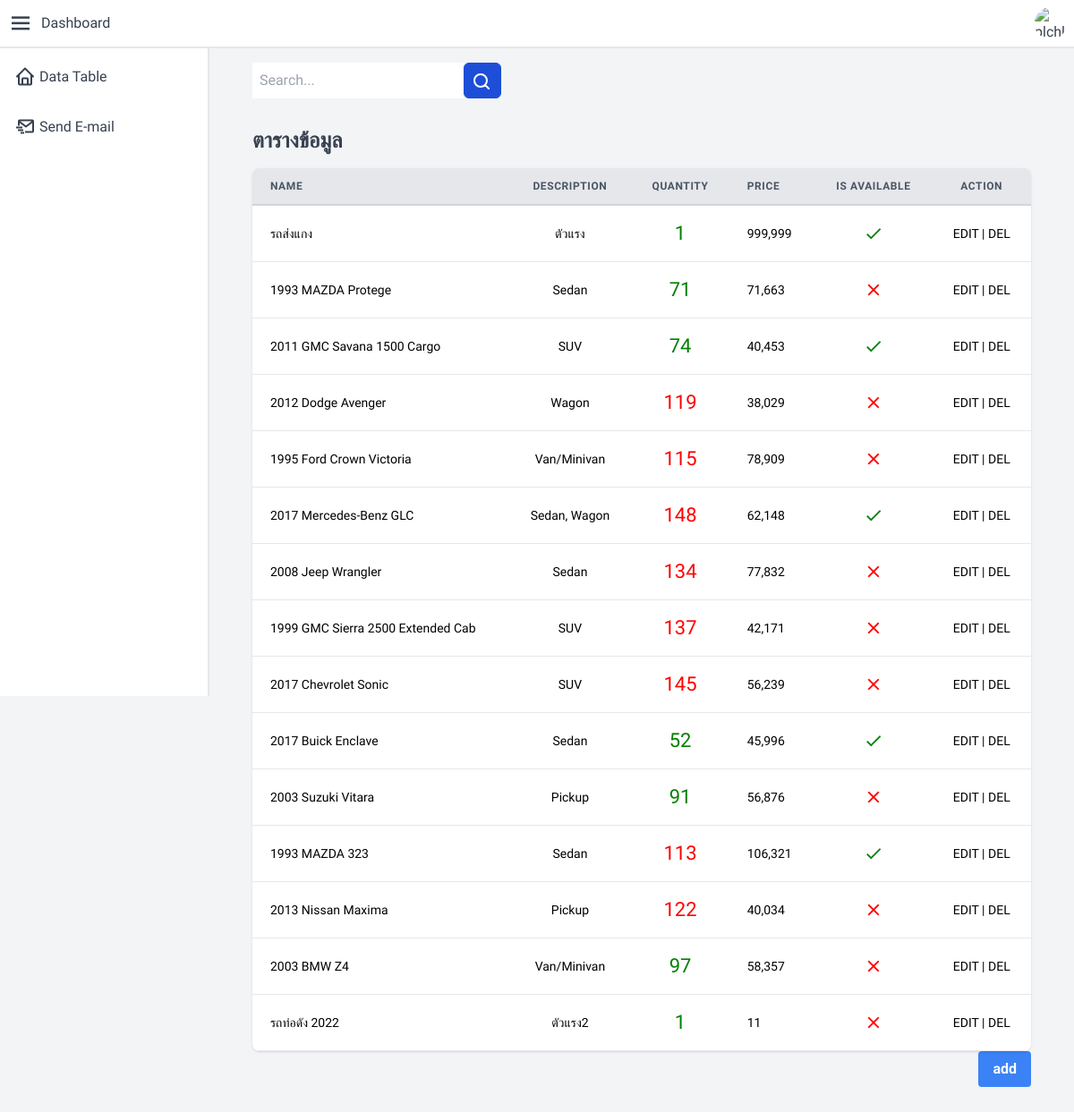
The app's page / (signed in) with its own data.
### product/models.py (models this page shows, shortened)
class Product(models.Model):
    name = models.CharField(max_length= 120)
    description = models.TextField()
    quantity = models.DecimalField(decimal_places=2, max_digits=10000)
    price = models.DecimalField(decimal_places=2, max_digits=10000)
    is_available = models.BooleanField(default=True)

### product/views.py (the view)
# urls.py: path('', product_view),
@login_required(login_url='/staff/login')
def product_view(request):
    query_set = Product.objects.all().values()
    context ={
        "object": query_set
    }
    return render(request, "product/product_view.html", context)

### product/templates/product/product_view.html (shortened to what this page needs)
<head>
</head>
{% extends 'components/base.html' %}
{% block content %}
<div class="container mx-auto px-4 sm:px-8">
    <div class="d-flex inline-flex">
        <input class="p-2 inline-flex items-center" placeholder="Search...">
        <button type=""
            class="p-2 pr-3 text-md text-white bg-blue-700 rounded-md border border-blue-700 hover:bg-blue-800 focus:ring-4 focus:outline-none focus:ring-blue-300 dark:bg-blue-600 dark:hover:bg-blue-700 dark:focus:ring-blue-800">
                <svg
                class="w-5 h-5" fill="none" stroke="currentColor"
                >
                <path stroke-linecap="round" stroke-linejoin="round" stroke-width="2"
                    d="M21 21l-6-6m2-5a7 7 0 11-14 0 7 7 0 0114 0z"></path>
                </svg>
        </button>
    </div>
    <div class="py-8">
        <div>
            <h2 class="text-2xl font-semibold leading-tight">ตารางข้อมูล</h2>
        </div>
        <div class="-mx-4 sm:-mx-8 px-4 sm:px-8 py-4 overflow-x-auto">
            <div class="inline-block min-w-full shadow rounded-lg overflow-hidden">
                <table class="min-w-full leading-normal">
                    <thead>
                        <tr>
                            <th
                                class="px-5 py-3 border-b-2 border-gray-300 bg-gray-200 text-left text-xs font-semibold text-gray-600 uppercase tracking-wider">
                                Name
                            </th>
                            <th
                                class="px-5 py-3 border-b-2 border-gray-300 bg-gray-200 text-center text-xs font-semibold text-gray-600 uppercase tracking-wider">
                                Description
                            </th>
                            <th
                                class="px-5 py-3 border-b-2 border-gray-300 bg-gray-200 text-center text-xs font-semibold text-gray-600 uppercase tracking-wider">
                                Quantity
                            </th>
                            <th
                                class="px-5 py-3 border-b-2 border-gray-300 bg-gray-200 text-left text-xs font-semibold text-gray-600 uppercase tracking-wider">
                                Price
                            </th>
                            <th
                                class="px-5 py-3 border-b-2 border-gray-300 bg-gray-200 text-center text-xs font-semibold text-gray-600 uppercase tracking-wider">
                                Is Available
                            </th>
                            <th
                                class="px-5 py-3 border-b-2 border-gray-300 bg-gray-200 text-center text-xs font-semibold text-gray-600 uppercase tracking-wider">
                                Action
                            </th>
                        </tr>
                    </thead>
                    <tbody>
                        {% for x in object %}
                        <tr>
                            <td class="text-left px-5 py-5 border-b border-gray-200 bg-white text-sm ">
                                {{x.name}}
                            </td>
                            <td class="text-center px-5 py-5 border-b border-gray-200 bg-white text-sm ">
                                {{x.description}}
                            </td>
                            <td class="text-center px-5 py-5 border-b border-gray-200 bg-white text-sm ">
                                <div>
                                    {% if x.quantity <= 100 %} <p style="font-size:22px;color: green">
                                        {{x.quantity|floatformat:'g'}}</p>
                                        {% else %}
                                        <p style="font-size:22px;color: red">{{x.quantity|floatformat:'g'}}</p>
                                        {% endif %}
                                </div>
                            </td>
                            <td class="text-left px-5 py-5 border-b border-gray-200 bg-white text-sm ">
                                {{x.price|floatformat:'g'}}
                            </td>
                            <td class="text-center px-5 py-5 border-b border-gray-200 bg-white text-sm ">
                                <div>
                                    {% if x.is_available %}
                                    <i class="material-icons" style="font-size:22px;color: green">check</i>
                                    {% else %}
                                    <i class="material-icons" style="font-size:22px;color: red">close</i>
                                    {% endif %}
                                </div>
                            </td>
                            <td class="text-center px-5 py-5 border-b border-gray-200 bg-white text-sm ">
                                <a class="cursor-pointer" id="{{x.id}}" onclick="openEditModal(id)">EDIT</a> |
                                <a class="cursor-pointer" id="{{x.id}}" onclick="openDelModal(id)">DEL</a>
                            </td>
                        </tr>
                        {% endfor %}
                    </tbody>
                </table>
            </div>
            <div>
                <button onclick="openAddModal()"
                    class="bg-blue-500 hover:bg-blue-700 text-white font-bold py-2 px-4 rounded" style="float:right;">
                    add
                </button>
            </div>
        </div>
    </div>
</div>
{%endblock%}

### product/templates/components/base.html (style rules this page uses)
* { font-family: "Prompt", sans-serif; }

### records on screen
Product: name "รถส่งแกง", description "ตัวแรง", quantity "1", price "999,999", is_available True (drawn)
Product: name "1993 MAZDA Protege", description "Sedan", quantity "71", price "71,663", is_available False (drawn)
Product: name "2011 GMC Savana 1500 Cargo", description "SUV", quantity "74", price "40,453", is_available True (drawn)
Product: name "2012 Dodge Avenger", description "Wagon", quantity "119", price "38,029", is_available False (drawn)
Product: name "1995 Ford Crown Victoria", description "Van/Minivan", quantity "115", price "78,909", is_available False (drawn)
Product: name "2017 Mercedes-Benz GLC", description "Sedan, Wagon", quantity "148", price "62,148", is_available True (drawn)
Product: name "2008 Jeep Wrangler", description "Sedan", quantity "134", price "77,832", is_available False (drawn)
Product: name "1999 GMC Sierra 2500 Extended Cab", description "SUV", quantity "137", price "42,171", is_available False (drawn)
Product: name "2017 Chevrolet Sonic", description "SUV", quantity "145", price "56,239", is_available False (drawn)
Product: name "2017 Buick Enclave", description "Sedan", quantity "52", price "45,996", is_available True (drawn)
Product: name "2003 Suzuki Vitara", description "Pickup", quantity "91", price "56,876", is_available False (drawn)
Product: name "1993 MAZDA 323", description "Sedan", quantity "113", price "106,321", is_available True (drawn)
Product: name "2013 Nissan Maxima", description "Pickup", quantity "122", price "40,034", is_available False (drawn)
Product: name "2003 BMW Z4", description "Van/Minivan", quantity "97", price "58,357", is_available False (drawn)
Product: name "รถท่อดัง 2022", description "ตัวแรง2", quantity "1", price "11", is_available False (drawn)
